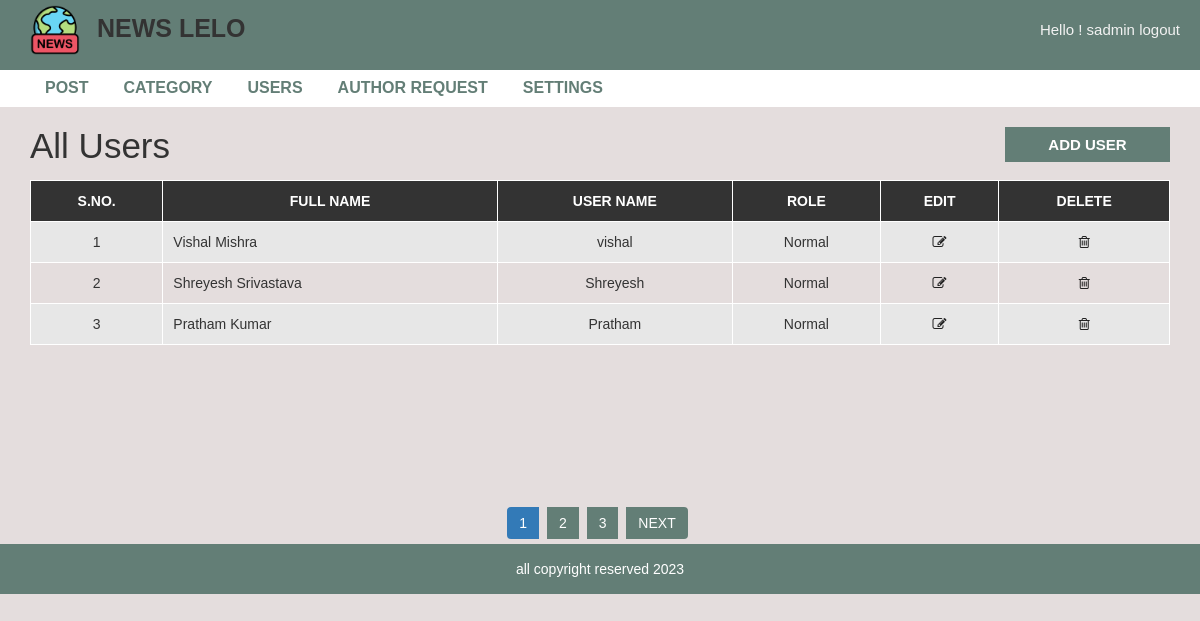
The page /admin/users.php (signed in) on the database its author committed.
### tables this page shows
CREATE TABLE `settings` (
  `id` int NOT NULL,
  `title` varchar(255) DEFAULT NULL,
  `footer` varchar(255) DEFAULT NULL,
  `logo` varchar(255) DEFAULT NULL
);

CREATE TABLE `user` (
  `user_id` int NOT NULL,
  `first_name` varchar(255) DEFAULT NULL,
  `last_name` varchar(255) DEFAULT NULL,
  `username` varchar(255) DEFAULT NULL,
  `password` varchar(255) DEFAULT NULL,
  `role` varchar(50) DEFAULT NULL
);

### admin/config.php (called while the page is built, shortened)
<?php
$hostname="http://localhost/Learning_Backend/news-Lelo";
?>

### admin/users.php (the view, shortened to what this page needs)
<?php
include "header.php";
$per_page_data=3;
if(isset($_GET["page"])){
    $page=$_GET["page"];
}else{
    $page=1;
}
$offset=($page-1)*$per_page_data;
$sql="SELECT * FROM USER ORDER BY user_id DESC LIMIT $offset,$per_page_data";
$result=mysqli_query($conn,$sql) or die("Data did not fetch");
?>
  <div id="admin-content">
      <div class="container">
          <div class="row">
              <div class="col-md-10">
                  <h1 class="admin-heading">All Users</h1>
              </div>
              <div class="col-md-2">
                  <a class="add-new" href="add-user.php">add user</a>
              </div>
              <div class="col-md-12">
			  <?php
				if(mysqli_num_rows($result)>0){
			  ?>
                  <table class="content-table">
                      <thead>
                          <th>S.No.</th>
                          <th>Full Name</th>
                          <th>User Name</th>
                          <th>Role</th>
                          <th>Edit</th>
                          <th>Delete</th>
                      </thead>
                      <tbody>
					  <?php
                        $id=$offset+1;
						while($row=mysqli_fetch_assoc($result)){
					  ?>
                          <tr>
                              <td class='id'><?php echo $id++;?></td>
                              <td><?php echo $row['first_name']." ".$row['last_name'];?></td>
                              <td><?php echo $row['username'];?></td>
                              <td><?php
								if($row['role']==1){
									echo "ADMIN";
								}else{
									echo "Normal";
								}
							  ?></td>
                              <td class='edit'><a href='update-user.php?id=<?php echo $row['user_id']?>'><i class='fa fa-edit'></i></a></td>
                              <td class='delete'><a href='delete-user.php?id=<?php echo $row['user_id']?>'><i class='fa fa-trash-o'></i></a></td>
                          </tr>
						<?php
						}
						?>
                      </tbody>
                  </table>
				  <?php
				}else{
						echo "<h2>Does not Have any USER DATA</h2>";
				}
				  ?>
              </div>
          </div>
      </div>
  </div>
<?php
    $sql1="select * from user";
    $result1=mysqli_query($conn,$sql1)  or die("Query did not Execute");
    if(mysqli_num_rows($result1)> 0){
        $totel_data=mysqli_num_rows($result1);
        $totel_pages=ceil($totel_data/$per_page_data);
        ?>
        <ul class='pagination admin-pagination'>
                <?php
        for($i=1;$i<=$totel_pages;$i++){
            if($page==$i){$active="active";}else{ $active= "";}
            ?>
            <li  class="<?php echo $active;?>"><a href="<?php echo "{$hostname}/admin/users.php?page=$i";?>"><?php echo $i;?></a></li>
            <?php
        }
        if($page<$totel_pages){
            ?>
            <li><a href="<?php echo "{$hostname}/admin/users.php?page=".($page+1)."";?>">NEXT</a></li>
            <?php
        }
    }
?>
    </ul>
<?php include "footer.php"; ?>

### admin/header.php (shortened to what this page needs)
<?php
include("config.php");
$sqlsettings="select * from settings";
$ressettings=mysqli_query($conn,$sqlsettings) or die("did not get the settings value");
$rowsettings=mysqli_fetch_assoc($ressettings);
?>
<!DOCTYPE html>
<html lang="en">
    <head>
        <link rel="stylesheet" href="../css/bootstrap.min.css" />
        <link rel="stylesheet" href="../css/font-awesome.css">
        <link rel="stylesheet" href="../css/style.css">
    </head>
    <body>
    <header style="margin-bottom:90px;">
        <nav>
            <div class="brand-info">
                <a href="index.php" id="logo_head"><img  src="<?php echo $rowsettings['logo']?>"> NEWS LELO</a>
            </div>
            <div class="nav-info">
                 <a href="logout.php" class="admin-logout" >Hello ! <?php echo $_SESSION['username'];?> logout</a>
            </div>
        </nav>
    </header>
        <div id="admin-menubar" style="margin-top:70px;">
            <div class="container">
                <div class="row">
                    <div class="col-md-12">
                       <ul class="admin-menu">
                            <li>
                                <a href="post.php">Post</a>
                            </li>
                            <?php
                                if($_SESSION['role']=='1'){
                            ?>
                            <li>
                                <a href="category.php">Category</a>
                            </li>
                            <li>
                                <a href="users.php">Users</a>
                            </li>
                            <li>
                                <a href="authorrequest.php">Author Request</a>
                            </li>
                            <li>
                                <a href="settings.php">Settings</a>
                            </li>
                            <?php
                                }
                            ?>
                        </ul>
                    </div>
                </div>
            </div>
        </div>

### admin/footer.php
<?php
$sqlsettings="select * from settings";
$ressettings=mysqli_query($conn,$sqlsettings) or die("did not get the settings value");
$rowsettings=mysqli_fetch_assoc($ressettings);
?>
<div id ="footer">
    <div class="container">
        <div class="row">
            <div class="col-md-12">
                <span><?php echo $rowsettings['footer'];?></span>
            </div>
        </div>
    </div>
</div>
</body>
</html>

### css/style.css (style rules this page uses)
body { background: #e4dddd; font-family: sans-serif,arial,Helvetica; --primary-color:#637E76; }
header { background-color: var(--primary-color); position:fixed; top:0; left:0; right:0; z-index:3; height: 70px; }
nav { display: flex; justify-content: space-between; margin:0 2rem; align-items: center; padding:0.5rem 0; }
#logo_head { font-size: 2.5rem; font-weight: bolder; color:#333; margin-left:1rem; }
#logo_head>img { height: 50px; margin-right:1rem; }
.nav-info { font-size:1.5rem; display: flex; gap:1rem; }
.nav-info>a { color:#f2f2f2; }
#admin-menubar { background-color: #fff; }
#admin-menubar .admin-menu { font-size: 0; }
#admin-menubar .admin-menu li { display: inline-block; margin: 0 5px 0 0; }
#admin-menubar .admin-menu li a { color: var(--primary-color); font-size: 16px; font-weight: 600; text-transform: uppercase; padding: 7px 15px; display: block; transition: all 0.3s; }
#admin-content { padding: 20px 0; min-height: 400px; }
#admin-content .admin-heading { font-size: 35px; margin: 0 0 15px; }
#admin-content .add-new { color: #fff; background-color: var(--primary-color); font-size: 15px; font-weight: 600; text-align: center; text-transform: uppercase; padding: 7px 10px; display: block; transition: all 0.3s; }
#admin-content .content-table { border: 1px solid #000; width: 100%; margin: 0 0 20px; }
#admin-content .content-table thead { color: #fff; background-color: #333; }
#admin-content .content-table th { padding: 10px; border: 1px solid #fff; font-weight: 600; text-align: center; text-transform: uppercase; }
#admin-content .content-table tbody { color: #333; }
#admin-content .content-table tbody tr { background-color: #e7e7e7; }
#admin-content .content-table tbody tr:nth-child(even) { background-color: transparent; }
#admin-content .content-table tbody td { padding: 10px; border: 1px solid #fff; text-align: center; }
#admin-content .content-table tbody td:nth-child(2) { text-align: left; }
.id, .edit, .delete { text-align:center; }
.pagination { display: block; text-align: center; margin: 0; }
.pagination li { display:inline-block; margin: 0 5px 0 0; }
.pagination li a { border: none; background: var(--primary-color); color: #fff; }
i.fa { color:#222; }
#footer { color: #fff; padding:15px 0; text-align:center; background-color:var(--primary-color); }
a, a:hover, a:focus { text-decoration: none; outline: none; }
ul { margin:0; padding:0; list-style:none; }

### rows shown on the page
settings: logo (picture), footer "all copyright reserved 2023"
user: first_name "Vishal", last_name "Mishra", username "vishal", role "Normal"
user: first_name "Shreyesh", last_name "Srivastava", username "Shreyesh", role "Normal"
user: first_name "Pratham", last_name "Kumar", username "Pratham", role "Normal"

### other values the page prints
$_SESSION['username'] "sadmin"
